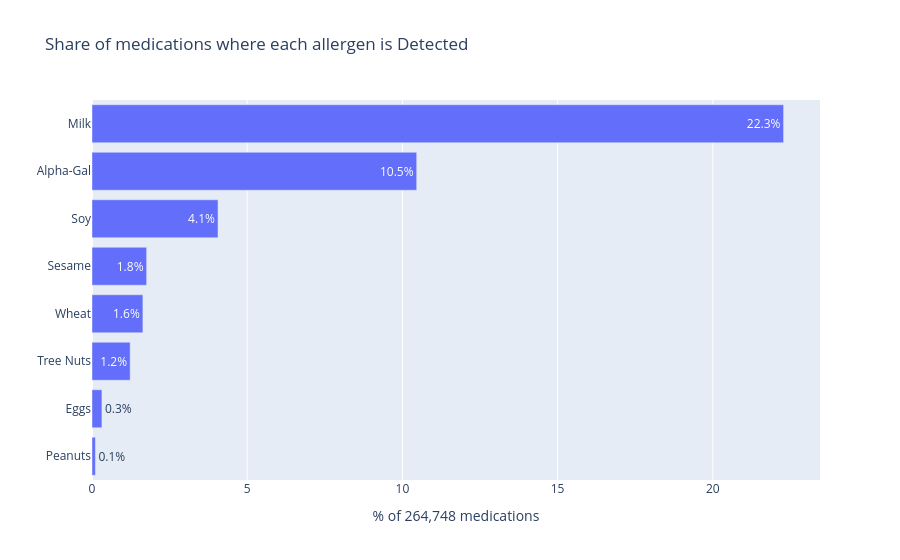

Notebook source saved alongside this figure:
### Markdown cell above
### Chart 2 — Which allergen dominates? (per-allergen prevalence)

### Code cell
al = pd.read_csv("output/02_DatasetCreation_AllergenSummary_Output.csv")
total_meds = int(al["Total_Records"].iloc[0])

fig = px.bar(al.sort_values("Detected_Pct"), x="Detected_Pct", y="Allergen",
             orientation="h", text="Detected_Pct",
             title="Share of medications where each allergen is Detected",
             labels={"Detected_Pct": f"% of {total_meds:,} medications", "Allergen": ""})
fig.update_traces(texttemplate="%{text:.1f}%")
fig.show()

### Figure 1 — Plotly figure (JSON) as saved in the notebook; plotly's stock layout.template omitted (floating-point values rounded to 4 significant figures)
{"data": [{"hovertemplate": "% of 264,748 medications=%{text}<br>=%{y}<extra></extra>", "legendgroup": "", "marker": {"color": "#636efa", "pattern": {"shape": ""}}, "name": "", "orientation": "h", "showlegend": false, "text": [0.11, 0.32, 1.23, 1.64, 1.76, 4.06, 10.46, 22.28], "textposition": "auto", "texttemplate": "%{text:.1f}%", "type": "bar", "x": [0.11, 0.32, 1.23, 1.64, 1.76, 4.06, 10.46, 22.28], "xaxis": "x", "y": ["Peanuts", "Eggs", "Tree Nuts", "Wheat", "Sesame", "Soy", "Alpha-Gal", "Milk"], "yaxis": "y"}], "layout": {"barmode": "relative", "legend": {"tracegroupgap": 0}, "title": {"text": "Share of medications where each allergen is Detected"}, "xaxis": {"anchor": "y", "domain": [0, 1], "title": {"text": "% of 264,748 medications"}}, "yaxis": {"anchor": "x", "domain": [0, 1], "title": {"text": ""}}}}
